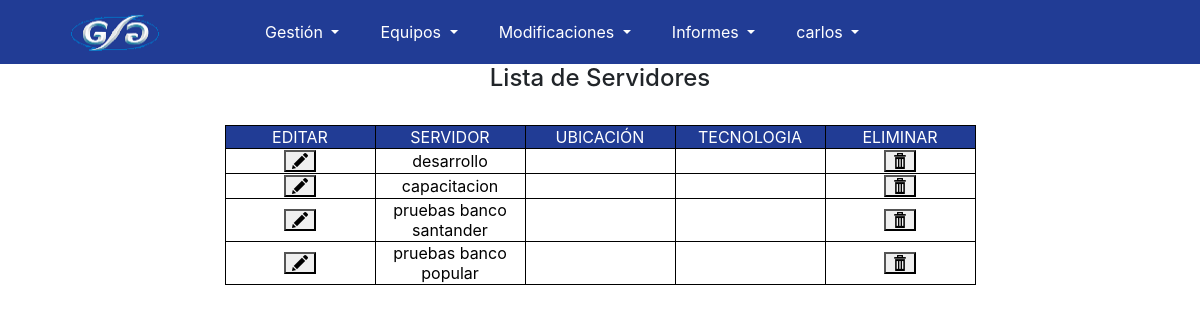
Page /listaServidores.php (signed in) on the committed database.
### tables this page shows
CREATE TABLE `servidor` (
  `id` int(11) NOT NULL,
  `servidor` varchar(50) NOT NULL,
  `ip` varchar(20) NOT NULL
);

### Libs/consultas.php (called while the page is built, shortened)
<?php
function listaServidores(){
	$listaServidores = "SELECT * FROM servidor";
	return $listaServidores;
}
?>

### listaServidores.php (the view, shortened to what this page needs)
<?php
include 'header.php';
include 'Libs/consultas.php';
?>
<html>
<head>
</head>
<body>
<div align="center">
<h1>Lista de Servidores</h1><br>
<form action="editServidor.php" method="post">
<table class="tablaDatos">
	<tr align="center" class="titulo">
		<td>EDITAR</td>
		<td>SERVIDOR</td>
    <td>UBICACIÓN</td>
    <td>TECNOLOGIA</td>
		<td>ELIMINAR</td>
	</tr>
	<?php
	$Servidores = listaServidores();
	$result=mysqli_query($conn, $Servidores);
	while ($row=mysqli_fetch_array($result)) {
		echo "<tr align='center' class='contenido'>";
			echo "<td> <button type='submit' name='id' id='id' value='".$row['id']."'><img src='img/edit.png'/></button></td>";
			echo "<td>".$row['servidor']."</td>";
      echo "<td>".$row['ubicacion']."</td>";
      echo "<td>".$row['tecnologia']."</td>";
			echo "<td> <button type='submit' name='eliminar' id='eliminar' value='".$row['id']."'><img src='img/delete.png'/></button></td>";
		echo "</tr>";
	}
	?>
</table>
</form>
</body>
</html>

### Estilos/estilosApp.css (style rules this page uses)
h1 { font-size: 2vw; }
h1, h2 { text-align: center; }
table.tablaDatos { border: 1px solid #000; border-collapse: collapse; width: 600px; }
table.tablaDatos td { border: 1px solid #000; min-width: 150px; max-width: auto; }
table.tablaDatos tr.contenido { color: #000; background: white; }
table .titulo { background-color: #213C95; color: white; }

### Estilos/estilosMenu.css (style rules this page uses)
h1 { text-align: center; }

### rows in the picture
servidor: $row['id'] 1 (drawn), servidor "desarrollo"
servidor: $row['id'] 2 (drawn), servidor "capacitacion"
servidor: $row['id'] 3 (drawn), servidor "pruebas banco santander"
servidor: $row['id'] 4 (drawn), servidor "pruebas banco popular"

### other values in the picture
$nombre "carlos"
